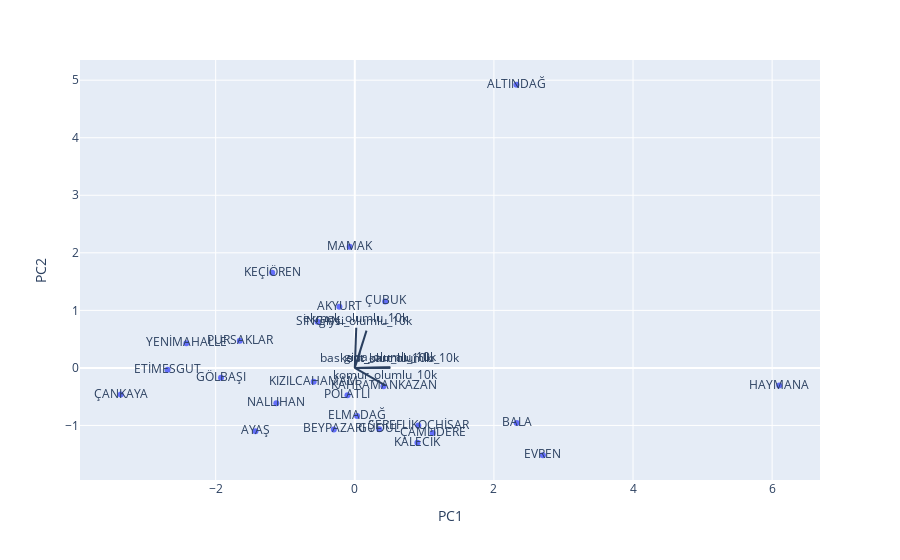

The notebook cell this image was saved under:
### Code cell
# PCA grafiği

# Değişkenler
features = list(X.columns)

# Bileşenler
components = pd.DataFrame(pca.transform(X_scaled), columns = ['PC1', 'PC2'])

# Yükler
loadings = pca.components_.T

fig = px.scatter(components.assign(İlce = sosyal_yardim['adi'].values), x = 'PC1', y = 'PC2', text = 'İlce')

for i, feature in enumerate(features):
    fig.add_shape(
        type = 'line',
        x0 = 0, y0 = 0,
        x1 = loadings[i, 0],
        y1 = loadings[i, 1]
    )
    fig.add_annotation(
        x = loadings[i, 0],
        y = loadings[i, 1],
        ax = 0, ay = 0,
        xanchor = "center",
        yanchor = "bottom",
        text = feature,
    )
fig.show()

### Figure 1 — Plotly figure (JSON) as saved in the notebook; plotly's stock layout.template omitted (floating-point values rounded to 4 significant figures)
{"data": [{"hovertemplate": "PC1=%{x}<br>PC2=%{y}<br>İlce=%{text}<extra></extra>", "legendgroup": "", "marker": {"color": "#636efa", "symbol": "circle"}, "mode": "markers+text", "name": "", "orientation": "v", "showlegend": false, "text": ["ÇUBUK", "BALA", "ALTINDAĞ", "NALLIHAN", "YENİMAHALLE", "AKYURT", "ÇAMLIDERE", "ÇANKAYA", "ELMADAĞ", "EVREN", "KAHRAMANKAZAN", "KEÇİÖREN", "KIZILCAHAMAM", "PURSAKLAR", "HAYMANA", "BEYPAZARI", "GÖLBAŞI", "AYAŞ", "POLATLI", "SİNCAN", "ŞEREFLİKOÇHİSAR", "GÜDÜL", "KALECİK", "ETİMESGUT", "MAMAK"], "type": "scatter", "x": [0.4364, 2.327, 2.324, -1.128, -2.421, -0.2215, 1.12, -3.365, 0.03342, 2.705, 0.4127, -1.187, -0.5915, -1.653, 6.102, -0.3012, -1.923, -1.428, -0.1052, -0.5355, 0.9129, 0.3513, 0.9, -2.692, -0.07305], "xaxis": "x", "y": [1.155, -0.9578, 4.921, -0.6131, 0.4281, 1.064, -1.133, -0.4627, -0.8344, -1.518, -0.3195, 1.652, -0.2396, 0.4699, -0.3069, -1.069, -0.1692, -1.099, -0.474, 0.804, -1.003, -1.067, -1.301, -0.03374, 2.106], "yaxis": "y"}], "layout": {"annotations": [{"ax": 0, "ay": 0, "text": "gida_olumlu_10k", "x": 0.5097, "xanchor": "center", "y": 0.008738, "yanchor": "bottom"}, {"ax": 0, "ay": 0, "text": "komur_olumlu_10k", "x": 0.4377, "xanchor": "center", "y": -0.3035, "yanchor": "bottom"}, {"ax": 0, "ay": 0, "text": "ekmek_olumlu_10k", "x": 0.02096, "xanchor": "center", "y": 0.6979, "yanchor": "bottom"}, {"ax": 0, "ay": 0, "text": "giysi_olumlu_10k", "x": 0.1682, "xanchor": "center", "y": 0.6486, "yanchor": "bottom"}, {"ax": 0, "ay": 0, "text": "baskent_kart_olumlu_10k", "x": 0.5098, "xanchor": "center", "y": 0.0056, "yanchor": "bottom"}, {"ax": 0, "ay": 0, "text": "sut_olumlu_10k", "x": 0.51, "xanchor": "center", "y": 0.003597, "yanchor": "bottom"}], "legend": {"tracegroupgap": 0}, "margin": {"t": 60}, "shapes": [{"type": "line", "x0": 0, "x1": 0.5097, "y0": 0, "y1": 0.008738}, {"type": "line", "x0": 0, "x1": 0.4377, "y0": 0, "y1": -0.3035}, {"type": "line", "x0": 0, "x1": 0.02096, "y0": 0, "y1": 0.6979}, {"type": "line", "x0": 0, "x1": 0.1682, "y0": 0, "y1": 0.6486}, {"type": "line", "x0": 0, "x1": 0.5098, "y0": 0, "y1": 0.0056}, {"type": "line", "x0": 0, "x1": 0.51, "y0": 0, "y1": 0.003597}], "xaxis": {"anchor": "y", "domain": [0, 1], "title": {"text": "PC1"}}, "yaxis": {"anchor": "x", "domain": [0, 1], "title": {"text": "PC2"}}}}
